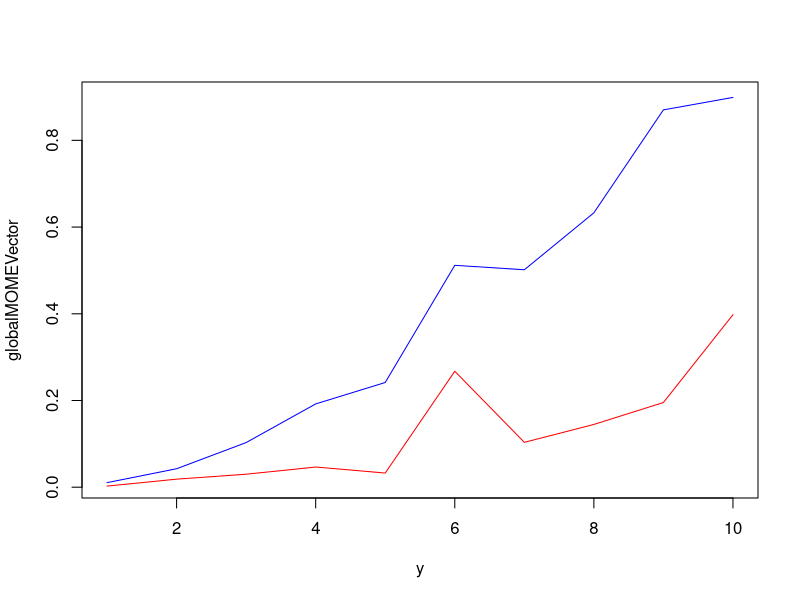

R code for this plot:
# MULTIPLE : plot all the graph in one window
# par(mfrow = c(2,5));
globalMLEvector <- numeric(0);
globalMOMEVector <- numeric(0);
x <- seq(5,100);
y <- seq(1,10);
for(theta in 1:10)
{
	mleVector <- numeric(0);
	momeVector <- numeric(0);
	n = 0;
	
	for(n in 5:100)
	{
		# create a random uniform distribution with n and theta
		randX<-runif(n,0,theta);

		# find maximum likelihood 
		mle<-randX[which.max(randX)];

		# find mome 
		mome<-2*mean(randX);

		# find standard error of mle and mome
		mleStdError <- (mle - theta)*(mle - theta);
		
		momeStdError <- (mome - theta)*(mome - theta);

		# store the results in a vector
		mleVector <- c(mleVector, mleStdError);
		
		momeVector <- c(momeVector, momeStdError);
		
	}

	# MULTIPLE : plot the graph for each value of theta
	# plot(x,mleVector,type="l",col="red");
	# lines(x,momeVector,type="l",col="blue");

	# ONE : store global error 
	globalMLEvector <- c(globalMLEvector, mean(mleVector));

	globalMOMEVector <- c(globalMOMEVector, mean(momeVector));

}

# ONE: plot the graph between theta and n

plot(y,globalMOMEVector,type="l",col="blue");
lines(y,globalMLEvector,type="l",col="red");
